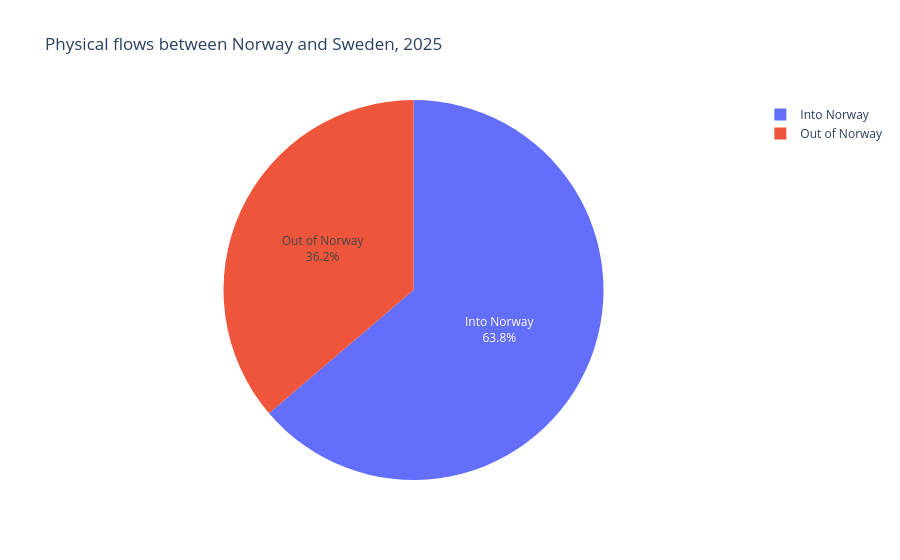

Notebook cell for this chart:
### Markdown cell above
## 14. Annual cross-border energy for one country

Choose a full calendar year and one foreign country. The pie chart compares the total physical-flow energy **into Norway (import)** and **out of Norway (export)** for that country pair, in TWh. This is cross-border transfer, not electricity production. The source is `annual_energy_for_pie`, aggregated with Spark after reading Cassandra.

### Code cell
import plotly.express as px


# Change these two choices to inspect another complete year or country.
selected_year = 2025
selected_country = "Sweden"
if selected_year not in (2024, 2025) or selected_country not in COUNTRY_CODES:
    raise ValueError("Choose 2024 or 2025 and a country from COUNTRY_CODES.")

# Keep the annual aggregation in Spark and collect only the two plot values.
pie_data = (
    annual_energy_for_pie
    .filter((F.col("year") == selected_year) & (F.col("country") == selected_country))
    .toPandas()
)
if set(pie_data["direction"]) != {"import", "export"}:
    raise ValueError("Both import and export totals are needed for this pie chart.")
# Rename directions for readers and convert MWh to TWh for the chart.
pie_data["flow"] = pie_data["direction"].map({
    "import": "Into Norway", "export": "Out of Norway",
})
pie_data["energy_twh"] = pie_data["energy_mwh"] / 1_000_000

annual_pie = px.pie(
    pie_data, names="flow", values="energy_twh",
    title=f"Physical flows between Norway and {selected_country}, {selected_year}",
    labels={"energy_twh": "Energy (TWh)", "flow": "Direction"},
)
annual_pie.update_traces(textinfo="label+percent")
annual_pie.show()

### Figure 1 — Plotly figure (JSON) as saved in the notebook; plotly's stock layout.template omitted (floating-point values rounded to 4 significant figures)
{"data": [{"domain": {"x": [0, 1], "y": [0, 1]}, "hovertemplate": "Direction=%{label}<br>Energy (TWh)=%{value}<extra></extra>", "labels": ["Out of Norway", "Into Norway"], "legendgroup": "", "name": "", "showlegend": true, "textinfo": "label+percent", "type": "pie", "values": [4.599, 8.089]}], "layout": {"legend": {"tracegroupgap": 0}, "title": {"text": "Physical flows between Norway and Sweden, 2025"}}}
